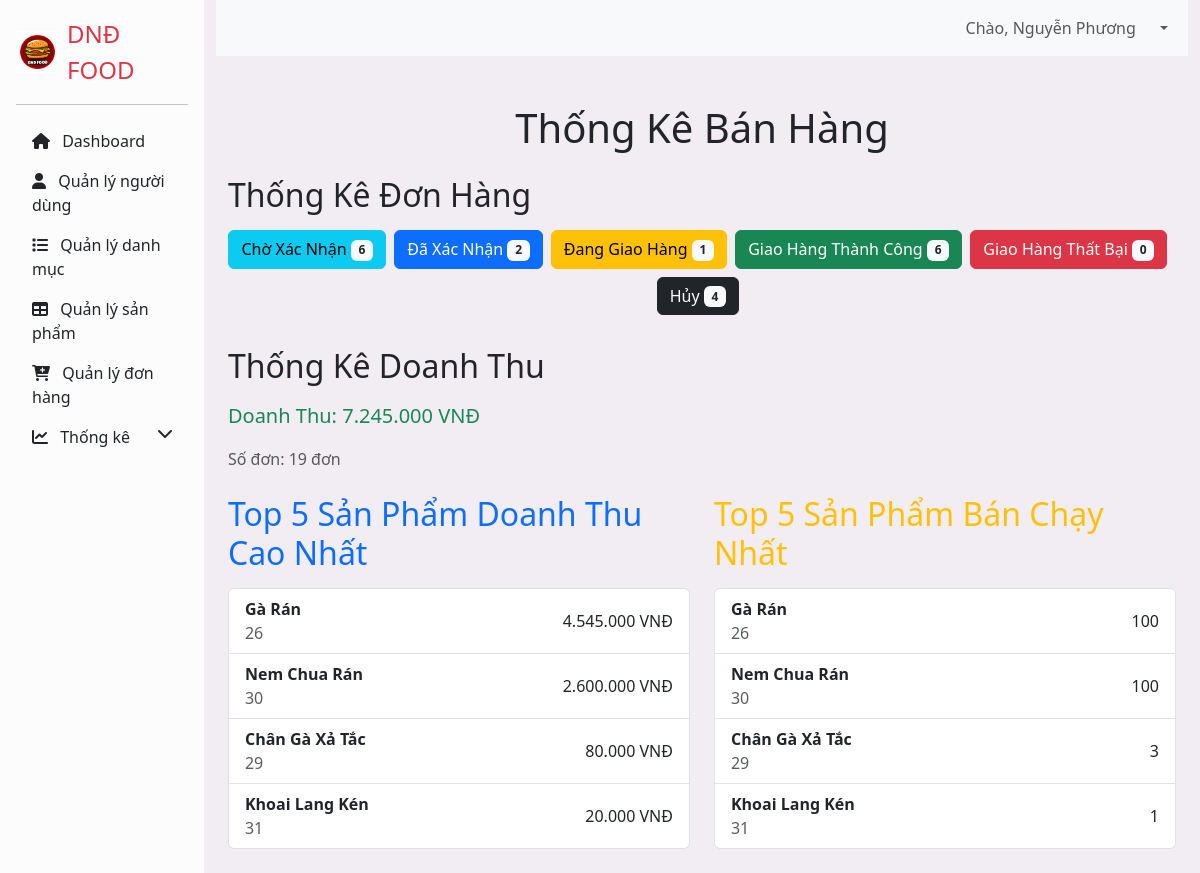
The page /Nhom04_WebBanDoAnNhanh_DND-nam/controller/index.php (signed in) on the database its author committed.
### tables this page shows
CREATE TABLE `product` (
  `product_id` int NOT NULL COMMENT 'ID sản phẩm',
  `product_name` varchar(255) NOT NULL COMMENT 'tên sản phẩm',
  `product_description` text COMMENT 'Mô tả Sản phẩm',
  `product_avatar_url` varchar(255) NOT NULL COMMENT 'ảnh sản phẩm_url',
  `product_import_price` decimal(15,0) NOT NULL COMMENT 'giá nhập sản phẩm',
  `product_sale_price` decimal(15,0) NOT NULL COMMENT 'giá bán sản phẩm',
  `product_listed_price` decimal(15,0) NOT NULL COMMENT 'giá niêm yết sản phẩm',
  `product_stock` int NOT NULL COMMENT 'kho sản phẩm',
  `category_id` int DEFAULT NULL COMMENT 'Thể loại ID category'
);

CREATE TABLE `bill_item` (
  `bill_item_id` int NOT NULL,
  `bill_id` int NOT NULL,
  `product_id` int DEFAULT NULL,
  `product_name` varchar(255) NOT NULL,
  `product_avatar` varchar(255) NOT NULL,
  `product_sale_price` decimal(15,0) NOT NULL COMMENT 'giá bán sản phẩm',
  `quantity` int NOT NULL COMMENT 'Số lượng'
);

### Nhom04_WebBanDoAnNhanh_DND-nam/model/PDO.php (called while the page is built, shortened)
<?php
function pdo_get_connection()
{
    $dburl = "mysql:host=localhost;dbname=duan1_cuoimuon;charset=utf8";
    $usename = "root";
    $password = "";
    $conn = new PDO($dburl, $usename, $password);
    $conn->setAttribute(PDO::ATTR_ERRMODE, PDO::ERRMODE_EXCEPTION);
    return $conn;
}
function pdo_query($sql)
{
    $sql_args = array_slice(func_get_args(), 1);
    try {
        $conn = pdo_get_connection();
        $stmt = $conn->prepare($sql);
        $stmt->execute($sql_args);
        $rows = $stmt->fetchAll(PDO::FETCH_ASSOC);
        return $rows;
    } catch (PDOException $e) {
        throw $e;
    } finally {
        unset($conn);
    }
}

### Nhom04_WebBanDoAnNhanh_DND-nam/model/statistical.php (called while the page is built, shortened)
<?php
function tongdoanhthu() {
  $sql = "SELECT SUM(total_price) AS tong_tong_gia
          FROM bill
          WHERE bill_status = 3";
  return pdo_query($sql);
}
function tk_don() {
  $sql = "SELECT bill.bill_code, users.full_name, bill.created_datetime AS order_date, bill.bill_status AS process, bill.total_price,
          (SELECT COUNT(*) FROM bill) AS tong_don_7,
          (SELECT SUM(total_price) FROM bill) AS tong_tien_7,
          (SELECT COUNT(bill_status) FROM bill WHERE bill_status = 0) AS tong_don_0,
          (SELECT SUM(total_price) FROM bill WHERE bill_status = 0) AS tong_tien_0,
          (SELECT COUNT(bill_status) FROM bill WHERE bill_status = 1) AS tong_don_1,
          (SELECT SUM(total_price) FROM bill WHERE bill_status = 1) AS tong_tien_1,
          (SELECT COUNT(bill_status) FROM bill WHERE bill_status = 2) AS tong_don_2,
          (SELECT SUM(total_price) FROM bill WHERE bill_status = 2) AS tong_tien_2,
          (SELECT COUNT(bill_status) FROM bill WHERE bill_status = 3) AS tong_don_3,
          (SELECT SUM(total_price) FROM bill WHERE bill_status = 3) AS tong_tien_3,
          (SELECT COUNT(bill_status) FROM bill WHERE bill_status = 4) AS tong_don_4,
          (SELECT SUM(total_price) FROM bill WHERE bill_status = 4) AS tong_tien_4,
          (SELECT COUNT(bill_status) FROM bill WHERE bill_status = 5) AS tong_don_5,
          (SELECT SUM(total_price) FROM bill WHERE bill_status = 5) AS tong_tien_5,
          (SELECT COUNT(bill_status) FROM bill WHERE bill_status = 6) AS tong_don_6,
          (SELECT SUM(total_price) FROM bill WHERE bill_status = 6) AS tong_tien_6
          FROM bill
          JOIN users ON users.user_id = bill.user_id
          ORDER BY bill.total_price DESC";
  return pdo_query($sql);
}
function sp_ban_chay() {
  $sql = "SELECT p.product_id, p.product_name, p.product_sale_price AS price, c.category_name AS tendanhmuc, bi.quantity,
                 (bi.quantity * p.product_sale_price) AS tongtien, b.created_datetime AS order_date
          FROM product p
          JOIN bill_item bi ON p.product_id = bi.product_id
          JOIN bill b ON bi.bill_id = b.bill_id
          JOIN category c ON p.category_id = c.category_id
          WHERE b.bill_status = 3
          ORDER BY tongtien DESC";
  return pdo_query($sql);
}
function sp_doanhthu_cao() {
  $sql = "SELECT p.product_id, p.product_name, SUM(bi.quantity * p.product_sale_price) AS tongtien
          FROM product p
          JOIN bill_item bi ON p.product_id = bi.product_id
          JOIN bill b ON bi.bill_id = b.bill_id
          WHERE b.bill_status = 3
          GROUP BY p.product_id, p.product_name
          ORDER BY tongtien DESC
          LIMIT 5";
  return pdo_query($sql);
}

### Nhom04_WebBanDoAnNhanh_DND-nam/controller/main.php (the view, shortened to what this page needs)
<?php
$donHang = tk_don();
$doanhThu = tongdoanhthu();
$sanPhamDoanhThuCao = sp_doanhthu_cao();
$sanPhamBanChay = sp_ban_chay();
$tong_huy = $donHang[0]['tong_don_5'] + $donHang[0]['tong_don_6'];
?>
<div class="container mt-5">
    <h1 class="mb-4 text-center">Thống Kê Bán Hàng</h1>
    <div class="mb-4">
        <h2 class="mb-3">Thống Kê Đơn Hàng</h2>
        <div class="row">
            <div class="col-lg-12">
                <div class="d-flex flex-wrap justify-content-center">
                    <button class="btn btn-info me-2 mb-2">Chờ Xác Nhận <span class="badge bg-light text-dark"><?= $donHang[0]['tong_don_0'] ?></span></button>
                    <button class="btn btn-primary me-2 mb-2">Đã Xác Nhận <span class="badge bg-light text-dark"><?= $donHang[0]['tong_don_1'] ?></span></button>
                    <button class="btn btn-warning me-2 mb-2">Đang Giao Hàng <span class="badge bg-light text-dark"><?= $donHang[0]['tong_don_2'] ?></span></button>
                    <button class="btn btn-success me-2 mb-2">Giao Hàng Thành Công <span class="badge bg-light text-dark"><?= $donHang[0]['tong_don_3'] ?></span></button>
                    <button class="btn btn-danger me-2 mb-2">Giao Hàng Thất Bại <span class="badge bg-light text-dark"><?= $donHang[0]['tong_don_4'] ?></span></button>
                    <button class="btn btn-dark me-2 mb-2">Hủy <span class="badge bg-light text-dark"><?= $tong_huy ?></span></button>
                </div>
            </div>
        </div>
    </div>
    <div class="mb-4">
        <h2 class="mb-3">Thống Kê Doanh Thu</h2>
        <p class="fs-5 text-success">Doanh Thu: <?= number_format($doanhThu[0]['tong_tong_gia'], 0, ',', '.') ?> VNĐ</p>
        <span class="fs-6 text-muted">Số đơn: <?= $donHang[0]['tong_don_7'] ?> đơn</span>
    </div>
    <div class="row">
        <div class="col-md-6 mb-4">
            <h2 class="mb-3 text-primary">Top 5 Sản Phẩm Doanh Thu Cao Nhất</h2>
            <ul class="list-group">
                <?php foreach ($sanPhamDoanhThuCao as $sanPham) : ?>
                    <li class="list-group-item d-flex justify-content-between align-items-center">
                        <div>
                            <p class="mb-0 fw-bold"><?= htmlspecialchars($sanPham['product_name']) ?></p>
                            <p class="text-muted mb-0"><?= htmlspecialchars($sanPham['product_id']) ?></p>
                        </div>
                        <p class="mb-0"><?= number_format($sanPham['tongtien'], 0, ',', '.') ?> VNĐ</p>
                    </li>
                <?php endforeach; ?>
            </ul>
        </div>
        <div class="col-md-6 mb-4">
            <h2 class="mb-3 text-warning">Top 5 Sản Phẩm Bán Chạy Nhất</h2>
            <ul class="list-group">
                <?php
                $sanPhamUnique = [];
                $productNames = [];
                foreach ($sanPhamBanChay as $sanPham) {
                    if (!in_array($sanPham['product_name'], $productNames)) {
                        $productNames[] = $sanPham['product_name'];
                        $sanPhamUnique[] = $sanPham;
                    }
                }
                ?>
                <?php foreach ($sanPhamUnique as $sanPham) : ?>
                    <li class="list-group-item d-flex justify-content-between align-items-center">
                        <div>
                            <p class="mb-0 fw-bold"><?= htmlspecialchars($sanPham['product_name']) ?></p>
                            <p class="text-muted mb-0"><?= htmlspecialchars($sanPham['product_id']) ?></p>
                        </div>
                        <p class="mb-0"><?= htmlspecialchars($sanPham['quantity']) ?></p>
                    </li>
                <?php endforeach; ?>
            </ul>
        </div>
    </div>
</div>

### rows shown on the page
product: product_name "Gà Rán", product_id "26", tongtien "4.545.000", bill_item.quantity "100"
product: product_name "Nem Chua Rán", product_id "30", tongtien "2.600.000", bill_item.quantity "100"
product: product_name "Chân Gà Xả Tắc", product_id "29", tongtien "80.000", bill_item.quantity "3"
product: product_name "Khoai Lang Kén", product_id "31", tongtien "20.000", bill_item.quantity "1"

### other values the page prints
$_SESSION['user']['full_name'] "Nguyễn Phương"
$donHang[0]['tong_don_0'] "6"
$donHang[0]['tong_don_1'] "2"
$donHang[0]['tong_don_2'] "1"
$donHang[0]['tong_don_3'] "6"
$donHang[0]['tong_don_4'] "0"
$tong_huy "4"
$doanhThu[0]['tong_tong_gia'] "7.245.000"
$donHang[0]['tong_don_7'] "19"
